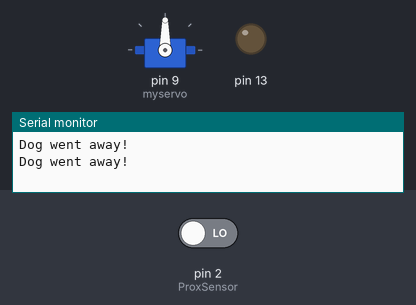
A sketch run on a simulated Arduino Uno, built with avr-gcc and run on an emulated ATmega328P. On the bench: servo, output pins drawn as LEDs (lit = HIGH), the last lines printed to the serial monitor. Inputs (shaded band) come from the test bench; at power-on: pin 2 (ProxSensor) LOW.

Above: at 2.8 s.
2.9 s: pin 2 (ProxSensor) driven HIGH
At 4.43 s:
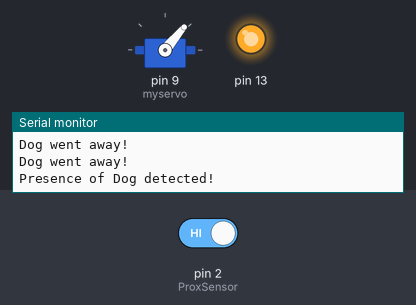
At 5.4 s:
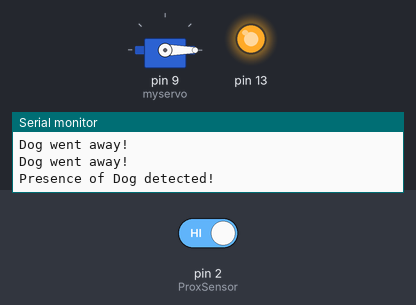
Timing chart, 0 to 6.9 s (numbered marks = the images above; inputs shaded):
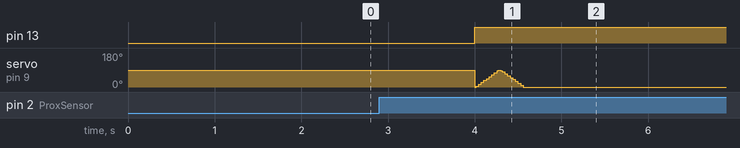

Measured:
- after the input at 2.9 s, pin 13: LOW → HIGH after 1.1 s

The sketch:

Automatic_Pet_Feeder.ino
```cpp
#include <Servo.h>
#include <SoftwareSerial.h>

const int ProxSensor=2;
int inputVal = 0;
int flag = 0;
int prevStatus = 0;
int feedCount = 0;
int feedStatus;

Servo myservo;
int pos = 0;

SoftwareSerial espSerial(5, 6);
String str;

void setup()
{
  pinMode(13, OUTPUT);
  pinMode(ProxSensor,INPUT);
  myservo.attach(9);

  Serial.begin(115200);
  espSerial.begin(115200);
}

void loop()
{
  feedStatus = 0;
  detectPetPresence();
  if(flag==1 && prevStatus!=1)
  {
    prevStatus = flag;
    detectOverFeeding();
  }

  inputVal = digitalRead(ProxSensor);
//  Serial.println(inputVal);
  espSerial.println(feedStatus);
  delay(2000);
}


void feedFood() {
  for (pos = 0; pos <= 90; pos += 5) {
    myservo.write(pos);
    delay(15);
  }
  for (pos = 90; pos >= 0; pos -= 5) {
    myservo.write(pos);
    delay(15);
  }
}


void detectOverFeeding() {
  if (feedCount >= 2) {
    str = String("Overfeeding Prevented! Paused for the next 1 minute...");
    Serial.println(str);
    delay(60000);
  } else {
    feedFood();             // For food servo
    digitalWrite(7, HIGH);  // For water pump
    delay(3000);
    digitalWrite(7, LOW);
    delay(1000);

    feedStatus = 1;
    feedCount++;
    str = String("Doggy was fed just now! #0" )+String(feedCount);
    Serial.println(str);
    delay(5000);
  }
}


void detectPetPresence() {
  if (digitalRead(ProxSensor) == HIGH)
  {
    digitalWrite(13, HIGH);
    flag = 1;
    str = String("Presence of Dog detected!");
    Serial.println(str);
  }
  else
  {
    digitalWrite(13, LOW);
    prevStatus = flag;
    flag = 0;
    str = String("Dog went away!");
    Serial.println(str);
  }
}
```
